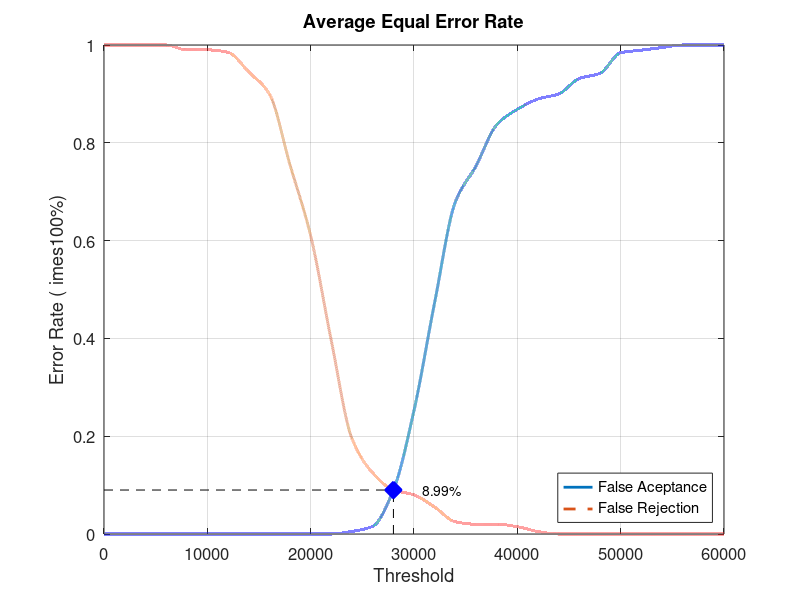
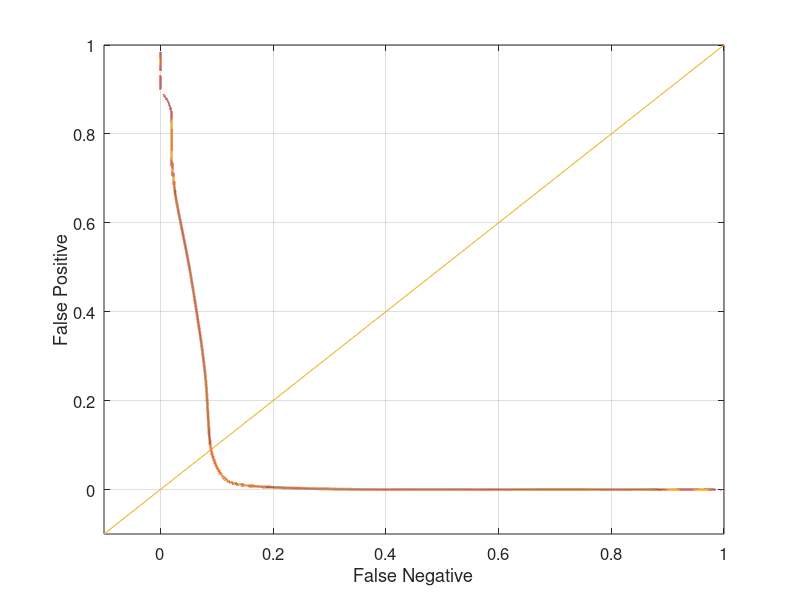

These charts were generated, in order, by the following MATLAB code:
close all;
clear;
clc;
x = 0:2000:60000;
xq = 0:0.5:60000;

y0 = [0 0 0 0 0 0 0 0 0 0 0 0 0.00526316 0.0157895 0.0894737 0.252632 0.473684 0.678947 0.752632 0.836842 0.868421 0.889474 0.9 0.931579 0.942105 0.984211 0.989474 0.994737 1 1 1]
yy0 = interp1(x, y0, xq, 'pchip');
y1 = [1 1 1 1 0.99 0.99 0.985 0.945 0.9 0.755 0.61 0.395 0.195 0.125 0.09 0.08 0.055 0.025 0.02 0.02 0.015 0.005 0 0 0 0 0 0 0 0 0]
yy1 = interp1(x, y1, xq, 'pchip');

% Calculating EER: 
y2 = abs(y0 - y1);
find(y2 == min(y2))
yy2 = abs(yy0 - yy1);
xEER = find(yy2 == min(yy2));
xEERIndex = xq(xEER) % X-axis EER
yEER = yy0(xEER) % Y-axis EER

main = figure
plot(xq, yy0,'-','LineWidth', 2);	hold on
plot(xq, yy1,'--','LineWidth', 2);	hold on
plot([xEERIndex xEERIndex], [0 yEER], 'k--');	hold on
plot([0 xEERIndex], [yEER yEER], 'k--');	hold on
plot(xEERIndex, yEER, 'bx', 'LineWidth', 10);	hold on
text(xEERIndex + 10 * xEERIndex / 100, yEER, [num2str(round((10000 * yEER)) / 100) '%'])
legend('False Aceptance', 'False Rejection', 'Location', 'SouthEast')
xlabel('Threshold')
ylabel('Error Rate (	imes100%)')
title('Average Equal Error Rate')
set(gca, 'FontSize', 12)
axis([0 60000 0 1])
grid on

print(main, 'Database4_4Main', '-dpng');
FNRxFPR = figure('Color', [1 1 1]);
plot(yy1, yy0, '-', yy1, yy0, 'LineWidth', 2);
hold on
y = -0.1:0.1:1
plot(y, y); 
set(gca, 'FontSize', 12)
xlabel('False Negative')
ylabel('False Positive')
axis([-0.1 1 -0.1 1])
set(gca, 'FontSize', 12)
grid on

print(FNRxFPR, 'Database4_4FNRxFPR','-dpng');
